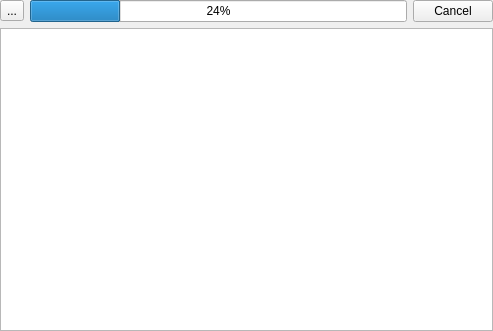
<?xml version="1.0" encoding="UTF-8"?>
<ui version="4.0">
 <class>ReosHydraulicSimulationConsole</class>
 <widget class="QWidget" name="ReosHydraulicSimulationConsole">
  <property name="geometry">
   <rect>
    <x>0</x>
    <y>0</y>
    <width>493</width>
    <height>331</height>
   </rect>
  </property>
  <property name="windowTitle">
   <string notr="true">Form</string>
  </property>
  <layout class="QVBoxLayout" name="verticalLayout">
   <property name="leftMargin">
    <number>0</number>
   </property>
   <property name="topMargin">
    <number>0</number>
   </property>
   <property name="rightMargin">
    <number>0</number>
   </property>
   <property name="bottomMargin">
    <number>0</number>
   </property>
   <item>
    <layout class="QHBoxLayout" name="horizontalLayout">
     <property name="topMargin">
      <number>0</number>
     </property>
     <property name="bottomMargin">
      <number>0</number>
     </property>
     <item>
      <widget class="QToolButton" name="mButtonBack">
       <property name="text">
        <string>...</string>
       </property>
       <property name="icon">
        <iconset resource="../../../images/images.qrc">
         <normaloff>:/images/back.svg</normaloff>:/images/back.svg</iconset>
       </property>
       <property name="iconSize">
        <size>
         <width>24</width>
         <height>24</height>
        </size>
       </property>
      </widget>
     </item>
     <item>
      <widget class="QProgressBar" name="mProgressBar">
       <property name="value">
        <number>24</number>
       </property>
      </widget>
     </item>
     <item>
      <widget class="QPushButton" name="mStopButton">
       <property name="text">
        <string>Cancel</string>
       </property>
      </widget>
     </item>
    </layout>
   </item>
   <item>
    <widget class="QTextEdit" name="mText"/>
   </item>
  </layout>
 </widget>
 <resources>
  <include location="../../../images/images.qrc"/>
 </resources>
 <connections/>
</ui>
